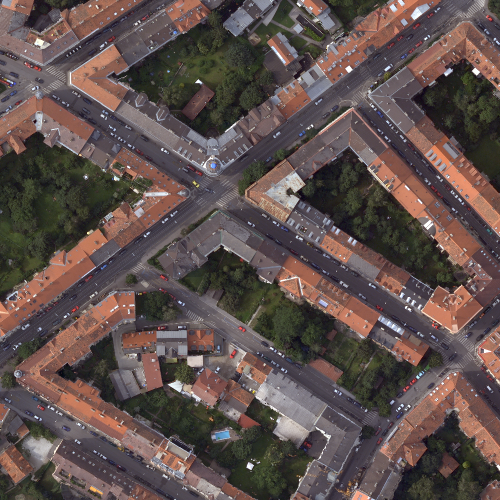
%> input picture 4/data/graz_5.tif, 1000 x 1000 px (shown at 1/2 size)
$ octave demo_knn2.m   (GNU Octave 9; MATLAB toolbox functions it lacks are replaced by stand-ins)
%> lines starting %> are read from the running program, lines starting %| are printed output that depends on the picture; in (x1, y1, x2, y2) boxes, pixels count from 0 and x2, y2 are one past the last pixel; in counts of white or black regions, pixels touching at a corner belong together; the program's own positions count from 1
### 4/matlab/load_graz.m
function [ img, gt ] = load_graz( scale )
%> called with scale = 0.5
% LOAD_GRAZ load graz dataset
% first output: color image
% second output: ground truth
% 1 == street
% 2 == building
% 3 == vegetation

img = im2double(imread('graz_5.tif'));
gt  = imread('gt_graz_5.tif');
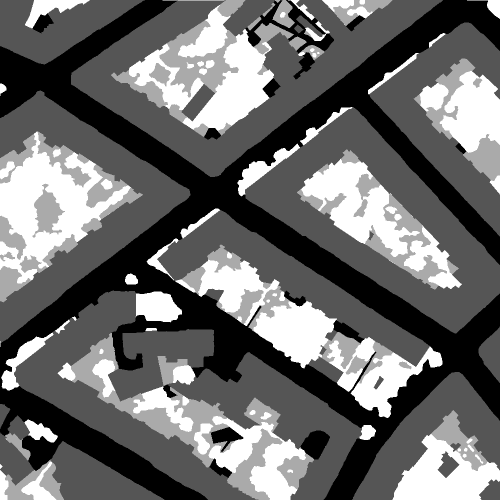
%> input picture 4/data/gt_graz_5.tif, 1000 x 1000 px (shown at 1/2 size)
%> gt is the input picture: size 1000x1000 uint8; min 1, max 4, mean 2.26
gt(gt==4) = 3; % combine vegetation classes
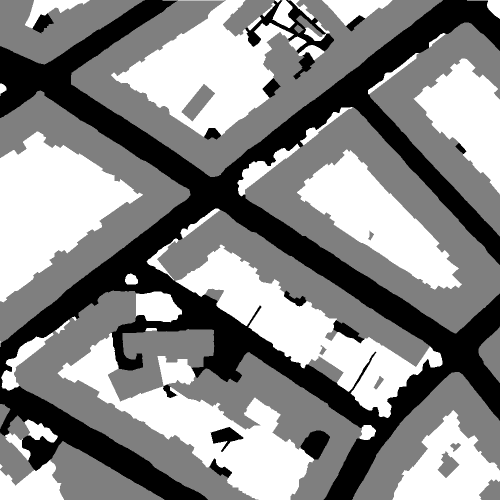
%> gt: size 1000x1000 uint8 (shown at 1/2 size); 19.49% of pixels changed, all inside (x1, y1, x2, y2) = (0, 0, 1000, 1000); drawn with min black and max white
if nargin == 1
img=imresize(img,scale);
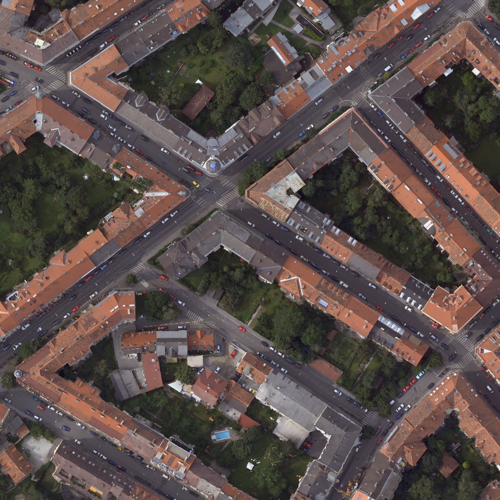
%> img: size 500x500x3 double; mean R, G, B 0.373, 0.314, 0.302; drawn with min black and max white
gt =imresize(gt,scale,'nearest');
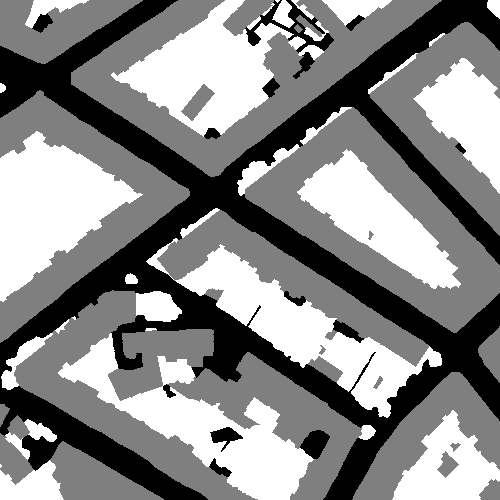
%> gt: size 500x500 uint8; min 1, max 3, mean 2.07; drawn with min black and max white
end

### 4/matlab/create_features.m
function [ X ] = create_features( varargin )
sy = size(varargin{1}, 1);
sx = size(varargin{1}, 2);
X = cat(3, varargin{:});
nc = size(X,3);
X = reshape(X, [sy*sx nc]);
end

### 4/matlab/demo_knn2.m
[img, gt] = load_graz(0.5);

[sy, sx, nc] = size(img);
%> sy = 500; sx = 500; nc = 3

X=create_features(img);
%> in create_features, `sy = size(varargin{1}, 1);`: sy = 500

train_columns = sx/4;
%> train_columns = 125

true_class = 1;

Y=(gt==true_class)+1;
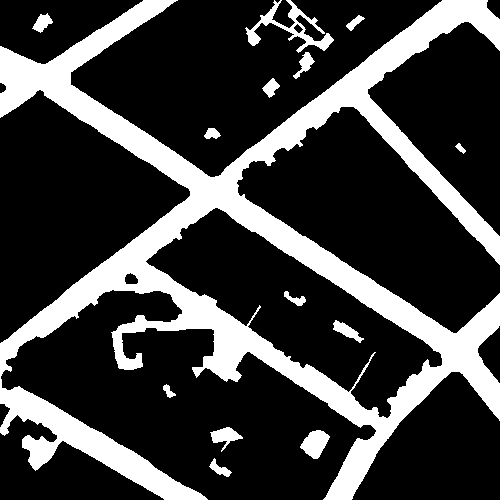
%> Y: size 500x500 double; values 1 (black) and 2 (white), 24.3% white; 14 white regions, largest, box (x1, y1, x2, y2) and area: (0, 0, 500, 500) 56946, (245, 0, 334, 53) 1207, (300, 430, 330, 459) 538

used_train = train_columns * sy;
%> used_train = 62500

Y=reshape(Y,[sy*sx 1]);
decision_func = fitcknn(X(1:used_train, :), Y(1:used_train,:), 'NumNeighbors', 2);
%> (the run ends here)
